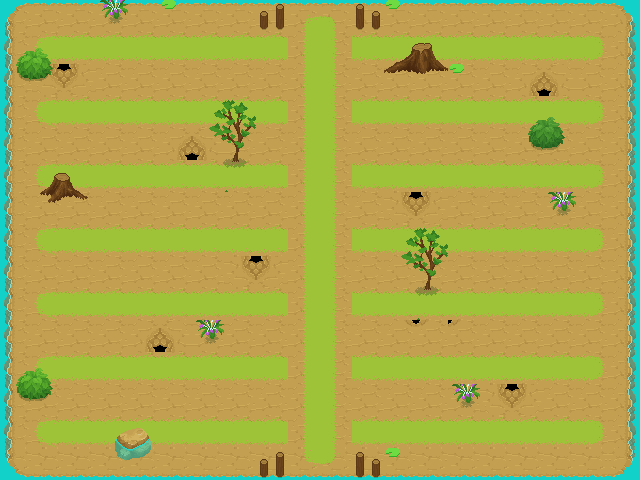

The image is a tile-based game level rendered from a .tmx file. Its description and complete source (layers, tilesets, objects, tile grids) follow:
An orthogonal 20x15 tile map with 32x32 px tiles, 3 tile layers (Bottom, Top, AssetLayer), 2 tilesets and 14 objects (1right, 1left, 2left, 2right, 3left, ...).

<map version="1.10" tiledversion="1.11.0" orientation="orthogonal" renderorder="right-down" width="20" height="15" tilewidth="32" tileheight="32" infinite="0" nextlayerid="6" nextobjectid="19">
 <tileset firstgid="1" name="tiles" tilewidth="32" tileheight="32" tilecount="156" columns="13">
  <image source="tiles.png" width="416" height="384" />
 </tileset>
 <tileset firstgid="157" name="assets" tilewidth="32" tileheight="32" tilecount="432" columns="16">
  <image source="assets.png" width="512" height="864" />
 </tileset>
 <layer id="1" name="Bottom" width="20" height="15">
  <data encoding="csv">
4,5,5,5,5,5,5,5,5,5,5,5,5,5,5,5,5,5,5,6,
17,18,18,18,18,18,18,18,18,18,18,18,18,18,18,18,18,18,18,19,
17,1073741883,3221225531,18,18,18,18,18,18,18,18,18,18,18,18,18,59,2147483707,18,19,
17,18,18,18,18,18,18,18,18,18,18,18,18,18,18,18,18,18,18,19,
17,18,18,18,18,59,2147483707,18,18,18,18,18,18,18,18,18,18,18,18,19,
17,18,18,18,18,18,18,18,18,18,18,18,18,18,18,18,18,18,18,19,
17,18,18,18,18,18,18,18,18,18,18,18,1073741883,3221225531,18,18,18,18,18,19,
17,18,18,18,18,18,18,18,18,18,18,18,18,18,18,18,18,18,18,19,
17,18,18,18,18,18,18,1073741883,3221225531,18,18,18,18,18,18,18,18,18,18,19,
17,18,18,18,18,18,18,18,18,18,18,18,18,18,18,18,18,18,18,19,
17,18,18,18,59,2147483707,18,18,18,18,18,18,72,73,73,18,18,18,18,19,
17,18,18,18,18,18,18,18,18,18,18,18,18,18,18,18,18,18,18,19,
17,18,18,18,18,18,18,18,18,18,18,18,18,18,18,1073741883,3221225531,18,18,19,
17,18,18,18,18,18,18,18,18,18,18,18,18,18,18,18,18,18,18,19,
1073741828,1073741829,1073741829,1073741829,1073741829,1073741829,1073741829,1073741829,1073741829,1073741829,1073741829,1073741829,1073741829,1073741829,1073741829,1073741829,1073741829,1073741829,1073741829,3221225476
</data>
 </layer>
 <layer id="2" name="Top" width="20" height="15">
  <data encoding="csv">
0,0,0,0,0,0,0,0,0,105,107,0,0,0,0,0,0,0,0,0,
0,3758096518,2684354681,2684354681,2684354681,2684354681,2684354681,2684354681,2684354681,118,120,2684354681,2684354681,2684354681,2684354681,2684354681,2684354681,2684354681,1610612870,0,
0,0,0,0,0,0,0,0,0,118,120,0,0,0,0,0,0,0,0,0,
0,3758096518,2684354681,2684354681,2684354681,2684354681,2684354681,2684354681,2684354681,118,120,2684354681,2684354681,2684354681,2684354681,2684354681,2684354681,2684354681,1610612870,0,
0,0,0,0,0,0,0,0,0,118,120,0,0,0,0,0,0,0,0,0,
0,3758096518,2684354681,2684354681,2684354681,2684354681,2684354681,2684354681,2684354681,118,120,2684354681,2684354681,2684354681,2684354681,2684354681,2684354681,2684354681,1610612870,0,
0,0,0,0,0,0,0,0,0,118,120,0,0,0,0,0,0,0,0,0,
0,3758096518,2684354681,2684354681,2684354681,2684354681,2684354681,2684354681,2684354681,118,120,2684354681,2684354681,2684354681,2684354681,2684354681,2684354681,2684354681,1610612870,0,
0,0,0,0,0,0,0,0,0,118,120,0,0,0,0,0,0,0,0,0,
0,3758096518,2684354681,2684354681,2684354681,2684354681,2684354681,2684354681,2684354681,118,120,2684354681,2684354681,2684354681,2684354681,2684354681,2684354681,2684354681,1610612870,0,
0,0,0,0,0,0,0,0,0,118,120,0,0,0,0,0,0,0,0,0,
0,3758096518,2684354681,2684354681,2684354681,2684354681,2684354681,2684354681,2684354681,118,120,2684354681,2684354681,2684354681,2684354681,2684354681,2684354681,2684354681,1610612870,0,
0,0,0,0,0,0,0,0,0,118,120,0,0,0,0,0,0,0,0,0,
0,3758096518,2684354681,2684354681,2684354681,2684354681,2684354681,2684354681,2684354681,118,120,2684354681,2684354681,2684354681,2684354681,2684354681,2684354681,2684354681,1610612870,0,
0,0,0,0,0,0,0,0,0,131,133,0,0,0,0,0,0,0,0,0
</data>
 </layer>
 <layer id="5" name="AssetLayer" width="20" height="15">
  <data encoding="csv">
0,0,0,394,0,441,0,0,2147484165,0,0,517,441,0,0,0,0,0,0,0,
461,462,0,0,0,0,0,0,0,0,0,0,293,294,0,0,0,0,0,0,
477,478,0,0,0,0,0,0,0,0,0,0,309,310,441,0,0,0,0,0,
0,0,0,0,0,0,324,325,0,0,0,0,0,0,0,0,429,430,0,0,
0,0,0,0,0,0,340,341,0,0,0,0,0,0,0,0,445,446,0,0,
0,2147483945,2147483944,0,0,0,356,357,0,0,0,0,0,0,0,0,0,0,0,0,
0,2147483961,2147483960,0,0,0,0,0,0,0,0,0,0,0,0,0,0,394,0,0,
0,0,0,0,0,0,0,0,0,0,0,0,324,325,0,0,0,0,0,0,
0,0,0,0,0,0,0,0,0,0,0,0,340,341,0,0,0,0,0,0,
0,0,0,0,0,0,0,0,0,0,0,0,356,357,0,0,0,0,0,0,
0,0,0,0,0,0,394,0,0,0,0,0,0,0,0,0,0,0,0,0,
461,462,0,0,0,0,0,0,0,0,0,0,0,0,0,0,0,0,0,0,
477,478,0,0,0,0,0,0,0,0,0,0,0,0,394,0,0,0,0,0,
0,0,0,486,487,0,0,0,0,0,0,0,0,0,0,0,0,0,0,0,
0,0,0,502,503,0,0,0,2147484165,0,0,517,441,0,0,0,0,0,0,0
</data>
 </layer>
 <objectgroup id="4" name="SpawnPoints" offsetx="0.666667" offsety="0.666667">
  <object id="1" name="1right" x="595.333" y="45">
   <properties>
    <property name="row" type="int" value="1" />
   </properties>
   <point />
  </object>
  <object id="2" name="1left" x="43.3333" y="44.3333">
   <properties>
    <property name="row" type="int" value="1" />
   </properties>
   <point />
  </object>
  <object id="3" name="2left" x="42.6667" y="108.667">
   <properties>
    <property name="row" type="int" value="2" />
   </properties>
   <point />
  </object>
  <object id="4" name="2right" x="595.333" y="110.333">
   <properties>
    <property name="row" type="int" value="2" />
   </properties>
   <point />
  </object>
  <object id="5" name="3left" x="43.6667" y="174">
   <properties>
    <property name="row" type="int" value="3" />
   </properties>
   <point />
  </object>
  <object id="6" name="3right" x="595" y="172.333">
   <properties>
    <property name="row" type="int" value="3" />
   </properties>
   <point />
  </object>
  <object id="7" name="4left" x="43" y="236">
   <properties>
    <property name="row" type="int" value="4" />
   </properties>
   <point />
  </object>
  <object id="8" name="4right" x="596" y="235">
   <properties>
    <property name="row" type="int" value="4" />
   </properties>
   <point />
  </object>
  <object id="9" name="5left" x="45" y="304">
   <properties>
    <property name="row" type="int" value="5" />
   </properties>
   <point />
  </object>
  <object id="10" name="5right" x="595.667" y="299.333">
   <properties>
    <property name="row" type="int" value="5" />
   </properties>
   <point />
  </object>
  <object id="11" name="6right" x="596.333" y="366.667">
   <properties>
    <property name="row" type="int" value="6" />
   </properties>
   <point />
  </object>
  <object id="12" name="6left" x="47" y="366">
   <properties>
    <property name="row" type="int" value="6" />
   </properties>
   <point />
  </object>
  <object id="13" name="7left" x="48" y="428">
   <properties>
    <property name="row" type="int" value="7" />
   </properties>
   <point />
  </object>
  <object id="14" name="7right" x="596" y="428">
   <properties>
    <property name="row" type="int" value="7" />
   </properties>
   <point />
  </object>
 </objectgroup>
</map>
